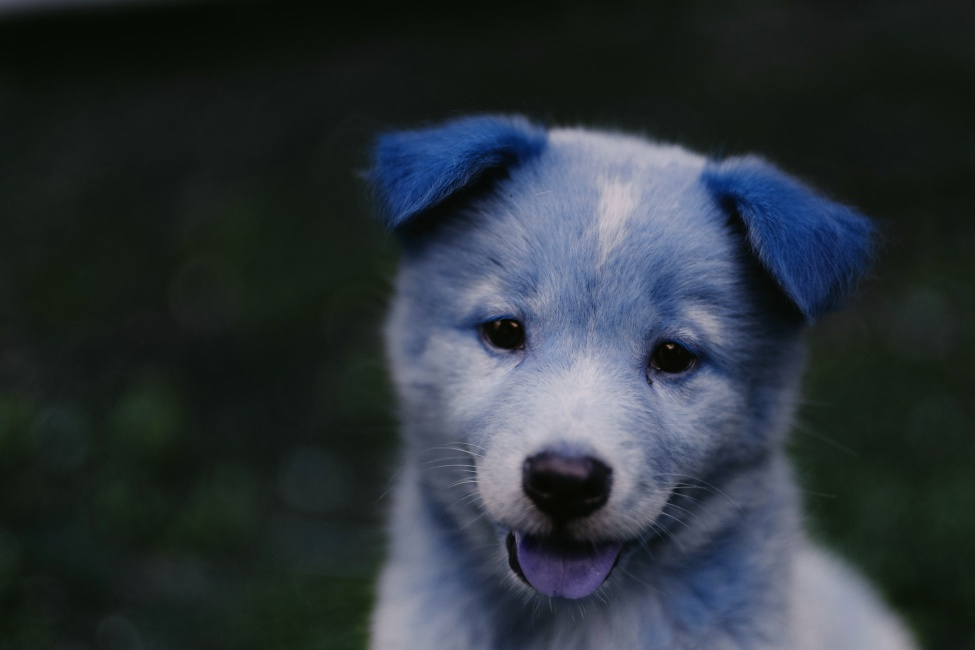
#> input picture 01-Image-Basics-with-OpenCV/my_new_picture.jpg, 975 x 650 px, given in place of the camera
$ python temp.py
#> lines starting #> are read from the running program, lines starting #| are printed output that depends on the picture; after the words box and inside, x2 and y2 are one past the last pixel; in counts of white or black regions, pixels touching at a corner belong together
#> in show_feed_options, frame is the input picture: shape (650, 975, 3); mean B, G, R 57.5, 51.8, 43.8
# [33 lines of commented-out code are left out]

import cv2
import time
import numpy as np
import itertools


# Functions
# [11 lines left out: function gray_scale, not called in this run]


def as_canny(frame):
    """This a function that converts 1 frame from
    the camera feed to the canny function of cv2.

    This function uses cv2.
    """

    # [6 lines of commented-out code are left out]
    med_val_frame = np.median(frame)
#> med_val_frame = 27
    lower = int(max(0, 0.7*med_val_frame)) #THRESHOLD IS 0 OR 70% OF MEDIAN VALUE
#> lower = 18
    upper = int(max(255, 1.3*med_val_frame)) # UPPER IS EITHER MAX OF MEDIAN OR 255
#> upper = 255
    blur_img = cv2.blur(frame, ksize=(5,5)) # POSSIBLE TO USE BLUR_IMG IN CANNY FUNCTION
    frame = cv2.Canny(frame,threshold1=lower, threshold2=upper)
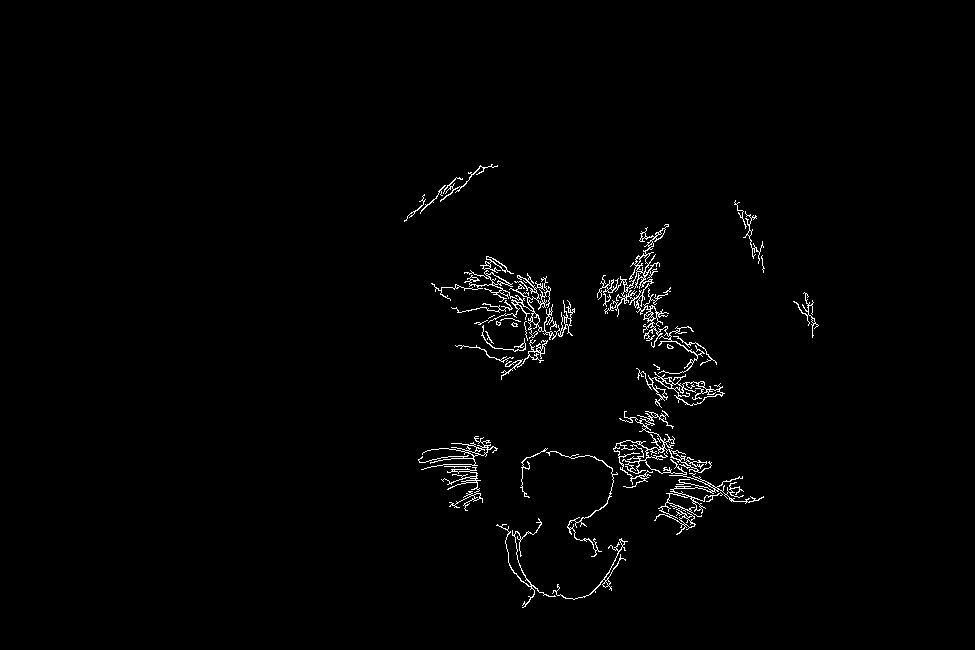
#> frame: shape (650, 975); 1.4% white in thin lines or dots, all inside (x1, y1, x2, y2) = (404, 164, 819, 608)

    return frame


# [32 lines left out: functions show_corners, show_normal, not called in this run]


def show_feed_options(filter=False, option=None):
    """This a function that shows the camera feed with the selectect
    option.

    @ Option param: - as_canny
                    - show_corners

    This function uses cv2.
    """
    while True:
        _, frame = capture.read()

        if filter:
            result = option(frame)

        else:
            result = frame

        cv2.imshow('Video', result)

        if cv2.waitKey(1) & 0xFF == ord('q'):
#> (key q is pressed here)
            break

    capture.release()
    cv2.destroyAllWindows()


# [42 lines left out: function loop_show_feed, not called in this run]


# Variables

capture = cv2.VideoCapture(0)
width = int(capture.get(cv2.CAP_PROP_FRAME_WIDTH))
height = int(capture.get(cv2.CAP_PROP_FRAME_HEIGHT))


# Runtime

# show_feed_options()
# show_feed_options(True, show_corners)
show_feed_options(True, as_canny)
# loop_show_feed()
